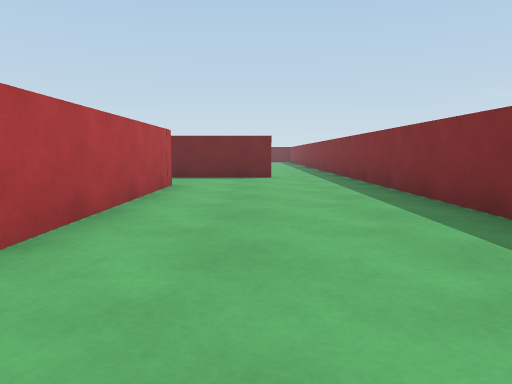
view 1 (above)

24 first-person views from a walk through a Unity game level. The camera is 0.58 m above the floor, tilts 6° down and sees 70° across. The floor is counted in squares, 1 m on a side. Each view is taken from the middle of a square. On the plan, view 1 faces up. The plan holds only what a view shows up to about 10 squares ahead; the rest is blank. The player is left out.

view 2
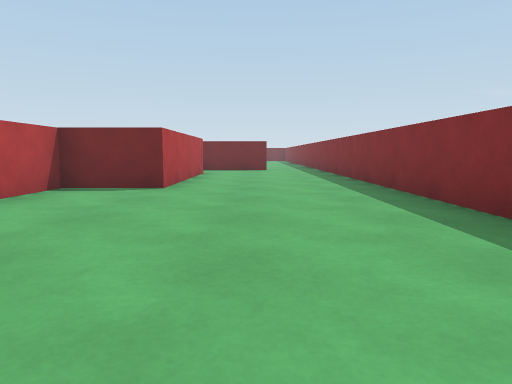

view 3
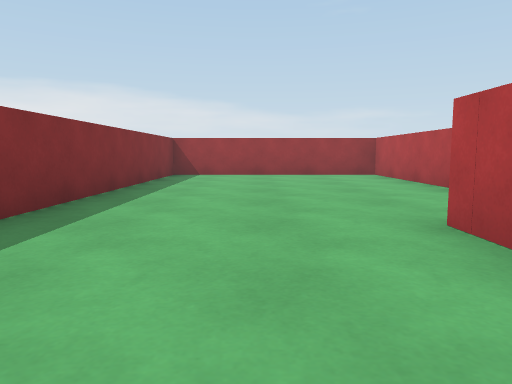

view 4
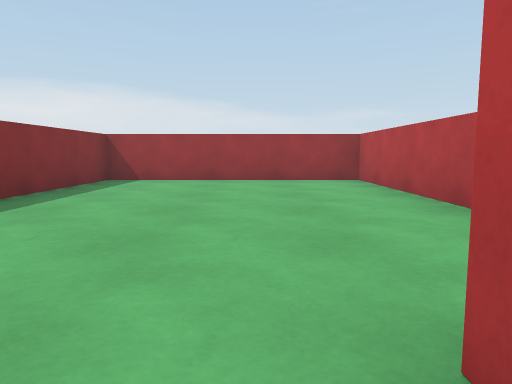

view 5
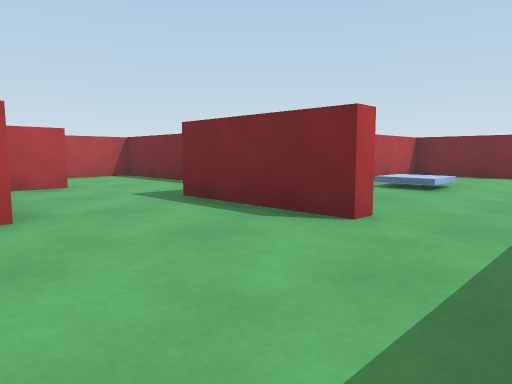

view 6
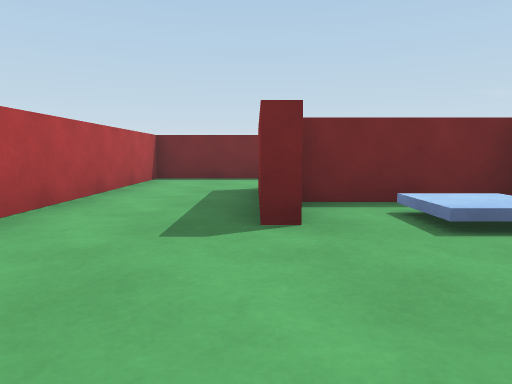

view 7
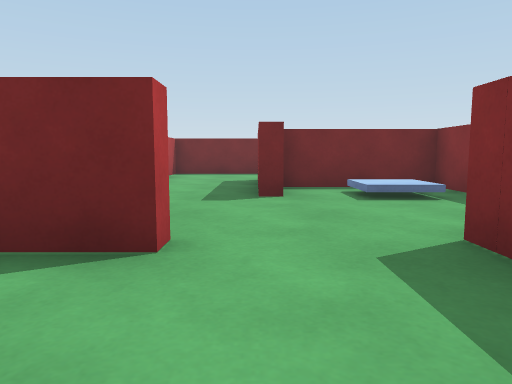

view 8
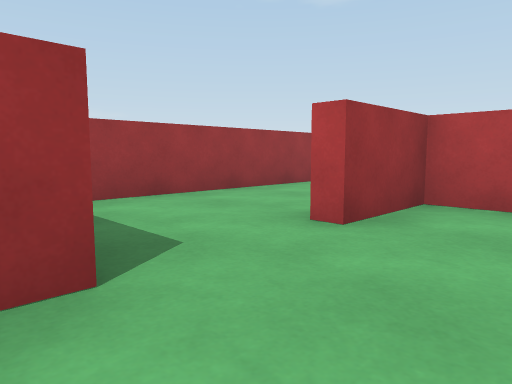

view 9
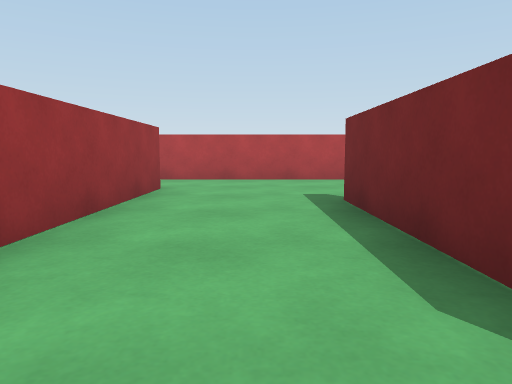

view 10
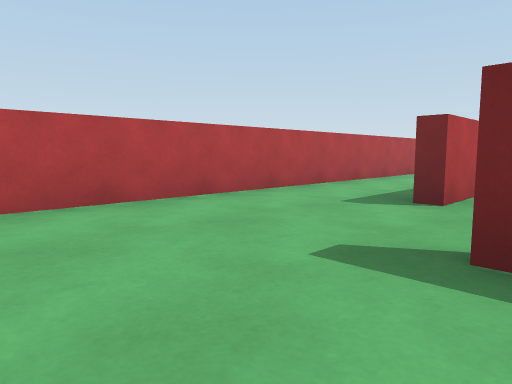

view 11
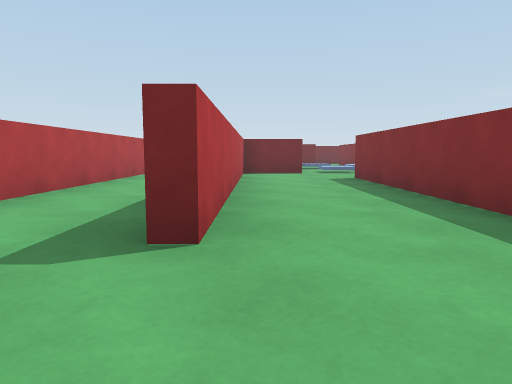

view 12
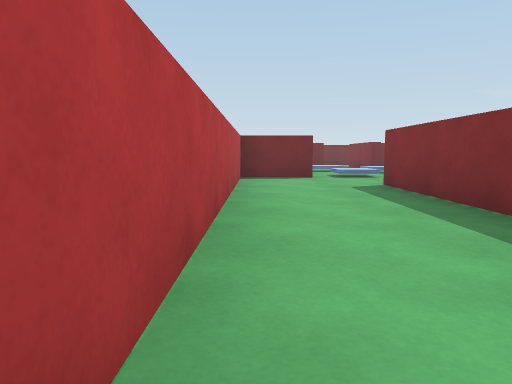

view 13
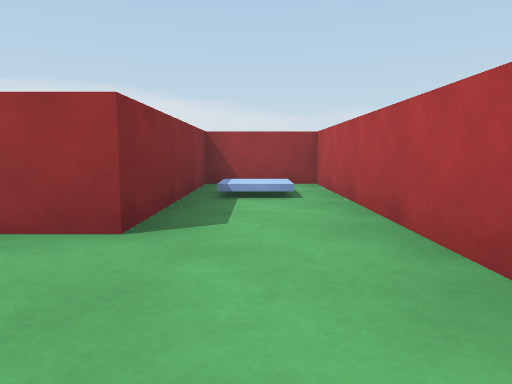

view 14
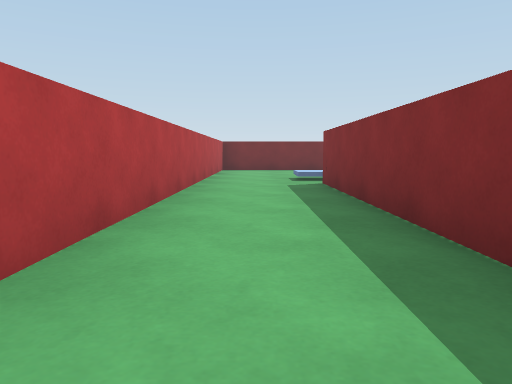

view 15
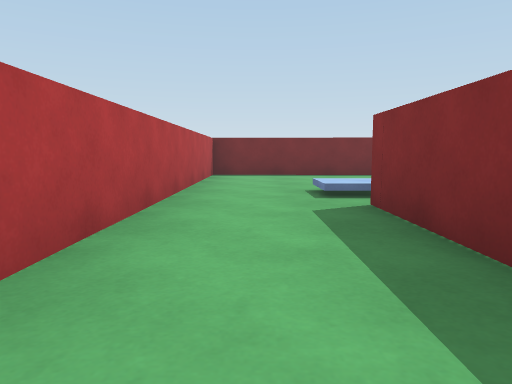

view 16
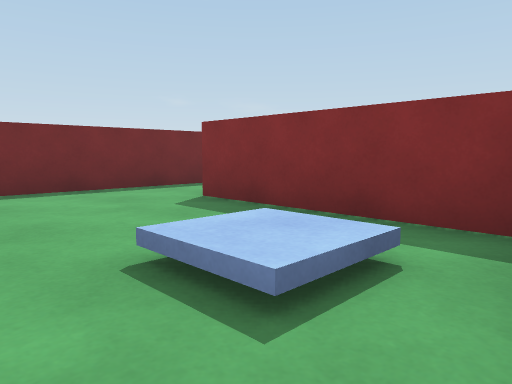

view 17
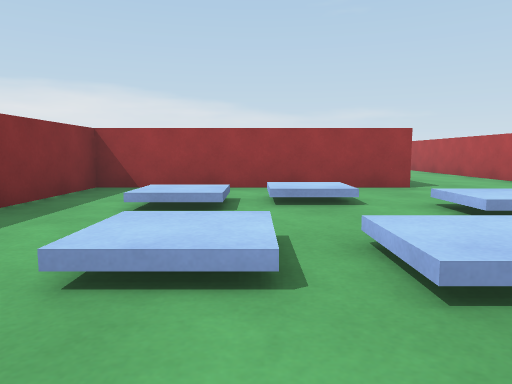

view 18
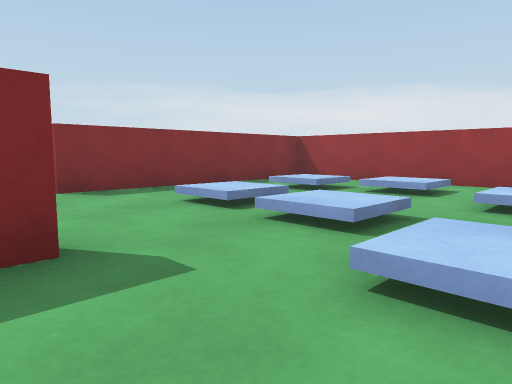

view 19
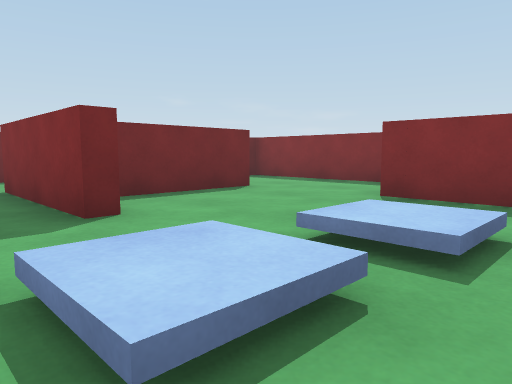

view 20
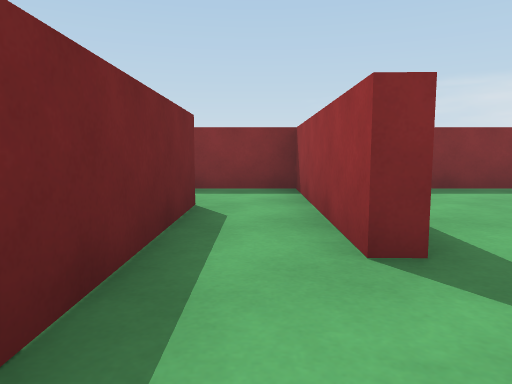

view 21
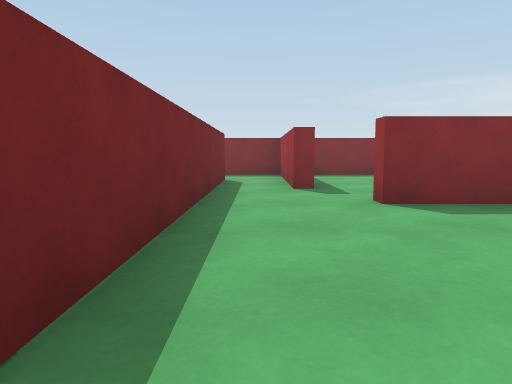

view 22
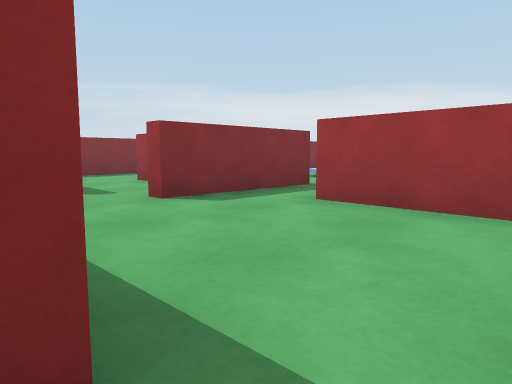

view 23
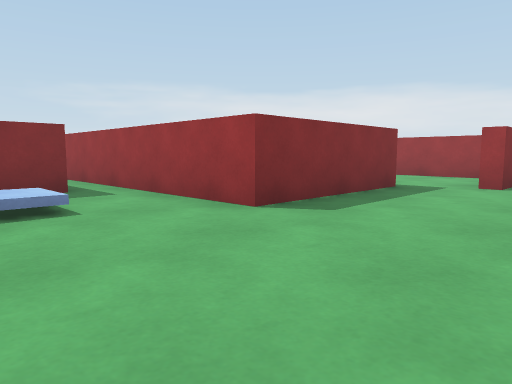

view 24
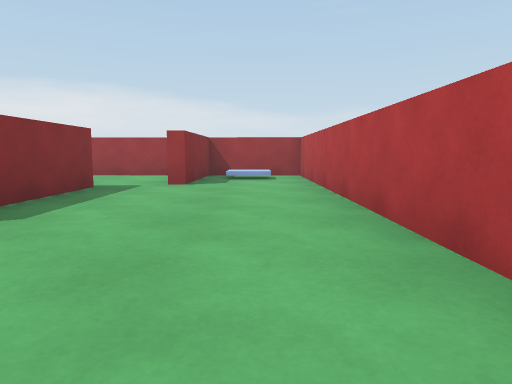

### Floor plan
Ten units are one square. View 1 is at (0, 0); x grows to the right and y downward. Boxes are objects, and circles mark ways between rooms. Rooms are numbered by the first view taken in them; rooms with no view inside come last. Other rooms are left out.
<svg viewBox="-137 -285 165 340">
<path fill="none" stroke="#000" d="M-15 -68 -15 -21 -33 -21 -33 50 23 50 23 -101M4 -92 4 -89 -15 -89M-76 -52 -76 -108M-107 -78 -107 -131M-56 -24 -56 -21 -96 -21M-36 -19 -36 -25M-86 -128 -104 -128 -104 -43 -108 -43M-132 -135 -132 50 -110 50 -110 6 -46 6M-125 27 -115 27M-101 -138 -111 -138M-50 -52 -50 -65M-73 -34 -73 -24 -56 -24M-19 -64 -46 -64M-46 -105 -73 -105 -73 -52M-36 -49 -36 -56M-54 -174 -58 -174 -58 -186M-23 -187 -48 -188M-29 -191 -23 -190M-76 -189 -86 -189M-76 -108 -23 -108 -23 -164M0 -174 0 -196M-41 -214 0 -213 0 -230M-58 -186 -58 -205 -54 -205M-97 -192 -72 -192M-18 -227 -92 -227M-92 -227 -92 -262 -59 -262M-132 -274 -132 -193 -107 -193 -107 -222 -102 -221M-62 -271 -62 -280M-124 -209 -112 -209M-90 -135 -90 -171M-86 -189 -132 -190 -132 -135M-46 -81 -46 -72M-15 -89 -24 -89M0 -196 0 -211"/>
<circle cx="-20" cy="-75" r="3" fill="#2a7"/>
<circle cx="-50" cy="-20" r="3" fill="#2a7"/>
<circle cx="-80" cy="-120" r="3" fill="#2a7"/>
<circle cx="-120" cy="-130" r="3" fill="#2a7"/>
<circle cx="-50" cy="-95" r="3" fill="#2a7"/>
<circle cx="-70" cy="-190" r="3" fill="#2a7"/>
<circle cx="-90" cy="-180" r="3" fill="#2a7"/>
<circle cx="-15" cy="-190" r="3" fill="#2a7"/>
<circle cx="-100" cy="-230" r="3" fill="#2a7"/>
<circle cx="-35" cy="-200" r="3" fill="#2a7"/>
<text x="0" y="-20">1</text>
<text x="-100" y="-50">2</text>
<text x="-60" y="-60">3</text>
<text x="-50" y="-150">4</text>
<text x="-60" y="-210">5</text>
<text x="-100" y="-260">6</text>
<text x="-110" y="-160">7</text>
<text x="-30" y="-80">8</text>
<text x="-20" y="-200">9</text>
</svg>
Room 1 opens to room 8. Room 2 opens to room 3. Room 2 opens to room 4. Room 2 opens to room 7. Room 3 opens to room 8. Room 4 opens to room 5. Room 4 opens to room 7. Room 4 opens to room 9. Room 5 opens to room 6. Room 5 opens to room 9.

Where each view was taken, in squares from view 1:
view 1: 0 up, 0 right, facing up
view 2: 4 down, 0 right, facing up
view 3: 5 up, 0 right, facing down
view 4: 3 up, 1 left, facing down
view 5: 6 up, 2 right, facing up-left
view 6: 2 up, 5 left, facing up
view 7: 0 up, 5 left, facing up
view 8: 4 up, 3 left, facing down-left
view 9: 1 up, 5 left, facing left
view 10: 0 up, 9 left, facing up-left
view 11: 2 up, 10 left, facing up
view 12: 4 up, 10 left, facing up
view 13: 2 up, 12 left, facing down
view 14: 6 up, 12 left, facing up
view 15: 9 up, 12 left, facing up
view 16: 13 up, 12 left, facing up-right
view 17: 17 up, 5 left, facing down
view 18: 18 up, 8 left, facing down-right
view 19: 14 up, 7 left, facing up-right
view 20: 22 up, 6 left, facing right
view 21: 22 up, 10 left, facing right
view 22: 23 up, 10 left, facing down-right
view 23: 29 up, 12 left, facing down-right
view 24: 29 up, 12 left, facing down
